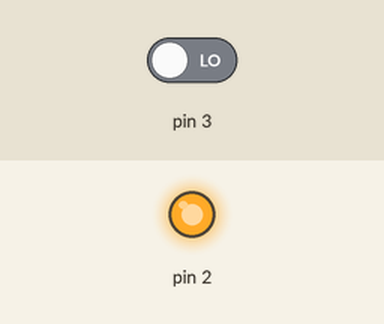
Simulated run of this sketch. Board: Arduino Uno, built with avr-gcc and run on an emulated ATmega328P. On the bench: output pins drawn as LEDs (lit = HIGH). Inputs (shaded band) come from the test bench; at power-on: pin 3 LOW.

Above: at 1.2 s.
1.3 s: pin 3 driven HIGH
At 2.2 s:
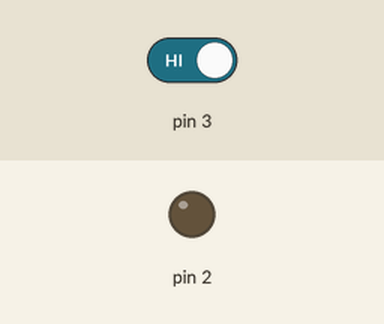
2.8 s: pin 3 driven LOW
At 3.3 s:
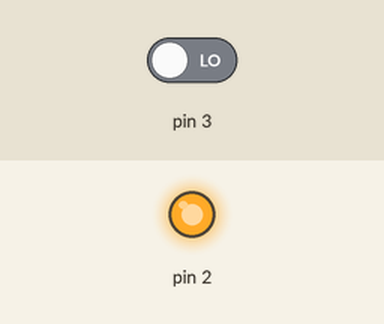
Timing chart, 0 to 5.8 s (numbered marks = the images above; inputs shaded):
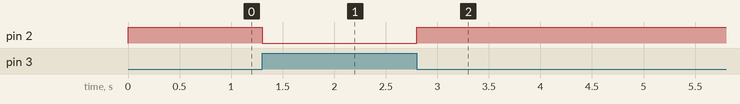

The sketch:

pt5.ino
```cpp
int onoff = 0;

void setup()
{
  pinMode(3, INPUT);
  pinMode(2, OUTPUT);
}

void loop(){
  onoff = digitalRead(3);

  if (onoff == HIGH) {
    digitalWrite(2, LOW);
  } else {
   digitalWrite(2, HIGH);
  }
}

// Aprendi o if/ else em anos anteriores nas aulas de coding e resolvi usar o "int' para validar o estado do botão para facilitar.
```

Measured:
- after the input at 1.3 s, pin 2: HIGH → LOW at once
- after the input at 2.8 s, pin 2: LOW → HIGH at once
